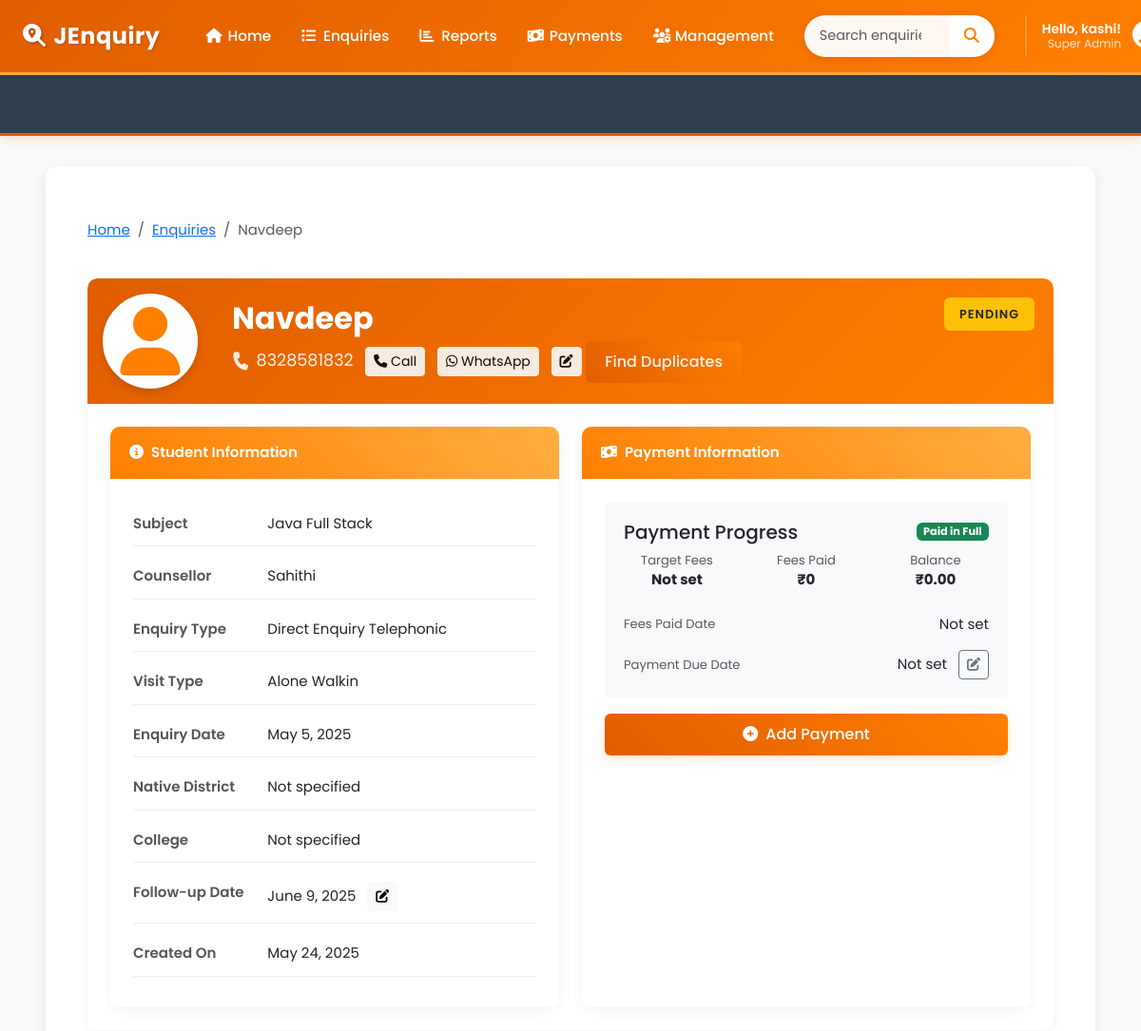
Before: /enquiry/39/ (signed in, upper part) with the older database file.
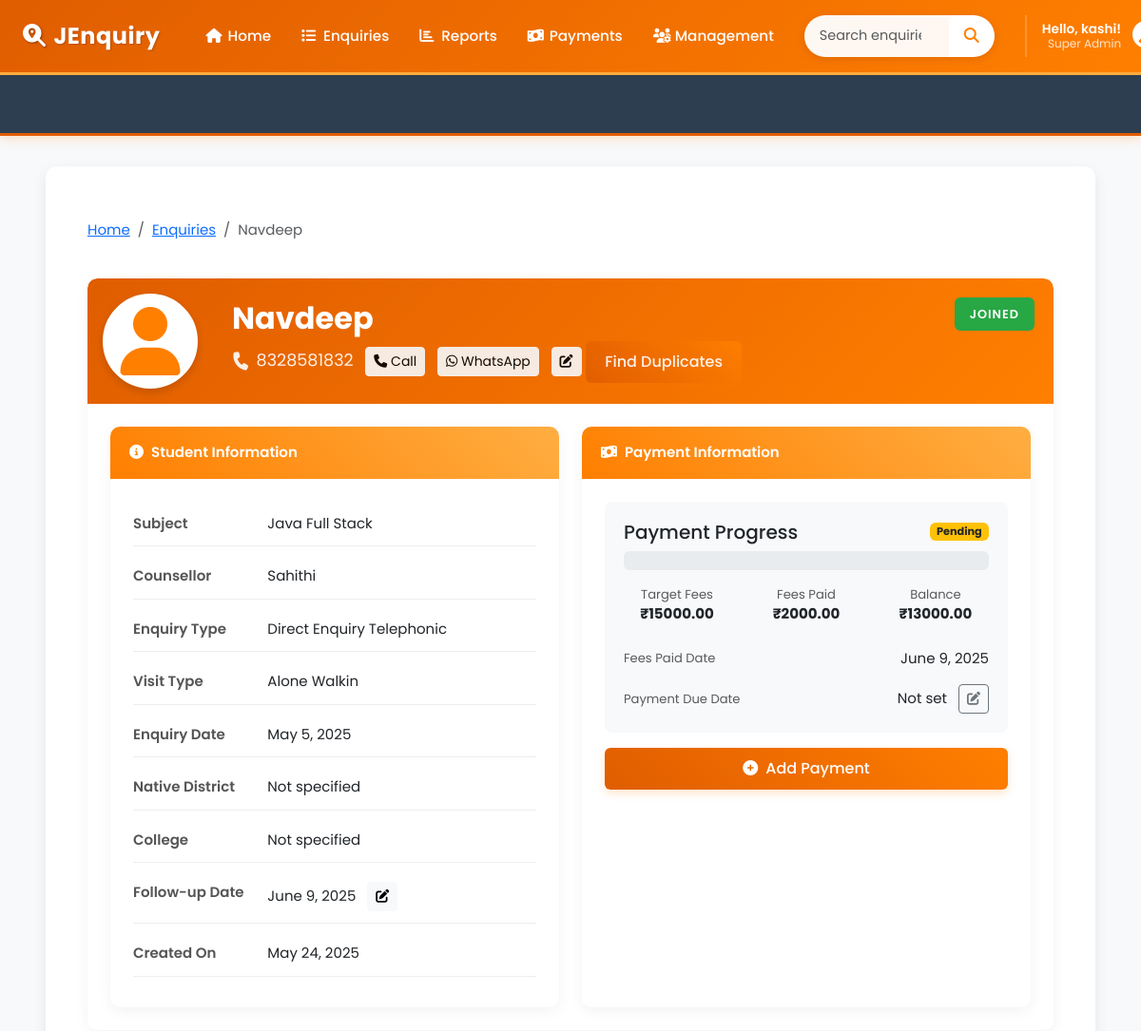
After: the same page with the newer database file.
### enquiry/models.py (models this page shows, shortened)
class Enquiry(models.Model):
    STATUS_CHOICES = [
        ('joined', 'Joined'),
        ('pending', 'Pending'),
        ('dropout', 'Dropout'),
    ]
    SUBJECT_CHOICES = [
        ('java_full_stack', 'Java Full Stack'),
        ('python_full_stack', 'Python Full Stack'),
        ('other', 'Other'),
    ]
    ENQUIRY_TYPE_CHOICES = [
        ('someone_telephonic', 'Enquiry for Someone Telephonic'),
        ('direct_telephonic', 'Direct Enquiry Telephonic'),
        ('someone_walkin', 'Enquiry for Someone WalkIn'),
        ('direct_walkin', 'Direct Enquiry WalkIn'),
        ('telephonic_to_walkin', 'Telephonic To Walkin'),
    ]
    name = models.CharField(max_length=100)
    mobile = models.CharField(max_length=15, unique=True)
    subject = models.CharField(max_length=50, choices=SUBJECT_CHOICES)
    status = models.CharField(max_length=10, choices=STATUS_CHOICES, default='pending')
    enquiry_type = models.CharField(max_length=30, choices=ENQUIRY_TYPE_CHOICES, default='direct_telephonic')
    counsellor = models.ForeignKey(Counsellor, on_delete=models.CASCADE)
    created_at = models.DateTimeField(auto_now_add=True)
    followup_date = models.DateField(null=True, blank=True)
    enquiry_date = models.DateField(null=True, blank=True)
    parent_number = models.CharField(max_length=15, blank=True, null=True)
    fees_paid_date = models.DateField(null=True, blank=True)
    native_district_name=models.CharField(max_length=30,blank=True,null=True)
    target_fees = models.DecimalField(
        max_digits=12, decimal_places=2,
        null=True, blank=True,
        help_text="Total fees for the course"
    )
    fees_paid = models.DecimalField(
        max_digits=12, decimal_places=2,
        default=0.00,
        help_text="Total amount paid by the student"
    )
    fees_balance = models.DecimalField(
        max_digits=12, decimal_places=2,
        null=True, blank=True,
        help_text="Remaining balance (calculated automatically)"
    )
    due_date = models.DateField(
        null=True, blank=True,
        help_text="Deadline for full fees payment"
    )
    other_subject_name = models.CharField(
        max_length=100,
        blank=True,
        null=True,
        help_text="Specify the subject if 'Other' is selected"
    )
    is_joined_batch = models.BooleanField(
    default=False,
    help_text="True if the student has joined a batch"
)
    joined_date = models.DateField(
        null=True,
        blank=True,
        help_text="Date when the student joined"
    )
    @property
    def is_fully_paid(self):
        return self.target_fees is not None and self.fees_paid >= self.target_fees
    VISIT_TYPE_CHOICES = [
        ('alone_walkin', 'Alone Walkin'),
        ('came_with_parents', 'Came with parents'),
        ('student_reference', 'Student Reference'),
        ('old_student_reference', 'Old Student Reference'),
        ('came_with_relatives', 'Came with relatives'),
        ('telephonic','Telephonic'),
    ]
    visit_type = models.CharField(
        max_length=30,
        choices=VISIT_TYPE_CHOICES,
        default='alone_walkin',
        help_text="How did the student come for enquiry?"
    )

class Counsellor(models.Model):
    name = models.CharField(max_length=100, unique=True)
    mobile = models.CharField(max_length=15)
    department = models.CharField(max_length=100)

### enquiry/views.py (the view)
# urls.py: path('enquiry/<int:enquiry_id>/', views.enquiry_details, name='enquiry_details'),
@login_required(login_url='accounts:login')
def enquiry_details(request, enquiry_id):
    enquiry = get_object_or_404(Enquiry, id=enquiry_id)
    comments = enquiry.comments.all()
    return render(request, 'enquiry_details.html', {'enquiry': enquiry, 'comments': comments})

### enquiry/models.py (called while the page is built)
    @property
    def actual_collected(self):
        from .models import PaymentHistory
        total = PaymentHistory.objects.filter(
            payment_date__year=self.year,
            payment_date__month=self.month
        ).aggregate(Sum('amount_paid'))['amount_paid__sum'] or Decimal('0.00')
        return total

### template/enquiry_details.html (shortened to what the changed rows need)
{% extends "base.html" %}
{% block content %}
<div class="container py-4">
    <div class="row">
        <div class="col-md-12 mb-4">
            <nav aria-label="breadcrumb">
                <ol class="breadcrumb">
                    <li class="breadcrumb-item"><a href="{% url 'enquiry:dashboard' %}">Home</a></li>
                    <li class="breadcrumb-item"><a href="{% url 'enquiry:enquary_list' %}">Enquiries</a></li>
                    <li class="breadcrumb-item active">{{ enquiry.name }}</li>
                </ol>
            </nav>
        </div>
    </div>
    <div class="card mb-4">
        <div class="profile-header d-flex align-items-center p-3">
            <div class="profile-picture me-3">
                <i class="fas fa-user fa-2x"></i>
            </div>
            <div class="profile-info">
                <h1 class="student-name">{{ enquiry.name }}</h1>
                <div class="student-mobile">
                    <i class="fas fa-phone-alt me-2"></i>{{ enquiry.mobile }}
                    <a href="tel:{{ enquiry.mobile }}" class="btn btn-sm btn-light ms-2">
                    </a>
                    <a href="https://wa.me/91{{ enquiry.mobile }}" target="_blank" class="btn btn-sm btn-light ms-2">
                    </a>
                    <a href="{% url 'enquiry:edit_enquiry' enquiry.id %}" class="btn btn-sm btn-light ms-2" title="Edit">
        </a>
        <a href="{% url 'enquiry:find_duplicates' enquiry.id %}" class="btn btn-primary">
</a>
                </div>
            </div>
            <div class="status-badge ms-auto px-3 py-2 rounded status-{{ enquiry.status|lower }}">
                {{ enquiry.status }}
            </div>
        </div>
        <div class="card-body">
            <div class="row">
                <div class="col-md-6">
                    <div class="card h-100">
                        <div class="card-body">
                            <div class="info-row d-flex mb-2">
                                <div class="col-md-4 info-label">Subject</div>
                                <div class="col-md-8">
                                    {% if enquiry.subject == 'other' %}
                                        {{ enquiry.other_subject_name }}
                                    {% else %}
                                        {{ enquiry.get_subject_display }}
                                    {% endif %}
                                </div>
                            </div>
                            <div class="info-row d-flex mb-2">
                                <div class="col-md-4 info-label">Counsellor</div>
                                <div class="col-md-8">{{ enquiry.counsellor.name }}</div>
                            </div>
                            <div class="info-row d-flex mb-2">
                                <div class="col-md-4 info-label">Enquiry Type</div>
                                <div class="col-md-8">{{ enquiry.get_enquiry_type_display }}</div>
                            </div>
                            <div class="info-row d-flex mb-2">
                                <div class="col-md-4 info-label">Visit Type</div>
                                <div class="col-md-8">{{ enquiry.get_visit_type_display }}</div>
                            </div>
                            <div class="info-row d-flex mb-2">
                                <div class="col-md-4 info-label">Enquiry Date</div>
                                <div class="col-md-8">{{ enquiry.enquiry_date|default:"Not specified" }}</div>
                            </div>
                            <div class="info-row d-flex mb-2">
                                <div class="col-md-4 info-label">Native District</div>
                                <div class="col-md-8">{{ enquiry.native_district_name|default:"Not specified" }}</div>
                            </div>
                            <div class="info-row d-flex mb-2">
                                <div class="col-md-8">
                                    <span id="followup-date-display">{{ enquiry.followup_date|default:"Not scheduled" }}</span>
                                    <button class="btn btn-sm btn-light ms-2" data-bs-toggle="modal" data-bs-target="#updateFollowupModal">
                                        <i class="fas fa-edit"></i>
                                    </button>
                                </div>
                            </div>
                            <div class="info-row d-flex mb-2">
                                <div class="col-md-4 info-label">Created On</div>
                                <div class="col-md-8">{{ enquiry.created_at|date:"F d, Y" }}</div>
                            </div>
                        </div>
                    </div>
                </div>
               <div class="col-md-6">
                    <div class="card h-100">
                        <div class="card-body">
                            <div class="payment-info mb-3">
                                <div class="d-flex justify-content-between align-items-center mb-2">
                                    <h5 class="mb-0">Payment Progress</h5>
                                    {% if enquiry.is_fully_paid %}
                                        <span class="badge bg-success">Paid in Full</span>
                                    {% else %}
                                        <span class="badge bg-warning text-dark">Pending</span>
                                    {% endif %}
                                </div>
                                <div class="row text-center">
                                    <div class="col-md-4 mb-2">
                                        <div class="text-muted small">Target Fees</div>
                                        <div class="fw-bold">
                                            {% if enquiry.target_fees %}
                                                ₹{{ enquiry.target_fees }}
                                            {% else %}
                                                Not set
                                            {% endif %}
                                        </div>
                                    </div>
                                    <div class="col-md-4 mb-2">
                                        <div class="text-muted small">Fees Paid</div>
                                        <div class="fw-bold" id="fees-paid-display">₹{{ enquiry.fees_paid|default:0 }}</div>
                                    </div>
                                    <div class="col-md-4 mb-2">
                                        <div class="text-muted small">Balance</div>
                                        <div class="fw-bold" id="fees-balance-display">
                                            {% if enquiry.fees_balance is not None %}
                                                ₹{{ enquiry.fees_balance }}
                                            {% else %}
                                                N/A
                                            {% endif %}
                                        </div>
                                    </div>
                                </div>
                                <div class="mt-3">
                                    <div class="d-flex justify-content-between align-items-center">
                                        <div>
                                            <span id="fees-paid-date-display">
                                                {% if enquiry.fees_paid_date %}
                                                    {{ enquiry.fees_paid_date }}
                                                {% else %}
                                                    Not set
                                                {% endif %}
                                            </span>
                                        </div>
                                    </div>
                                </div>
                            </div>
                        </div>
                    </div>
                </div>
            </div>
        </div>
    </div>
</div>
{% endblock %}

Changed rows visible on the page:
changed Enquiry "Navdeep": status "PENDING" → "JOINED"; target_fees (not shown) → "15000.00"; fees_paid "0" → "2000.00"; fees_balance "0.00" → "13000.00"; fees_paid_date (not shown) → "June 9, 2025"
Other visible differences:
text no longer shown: "Paid in Full Not set Not set"
text now shown: "Pending ₹"
